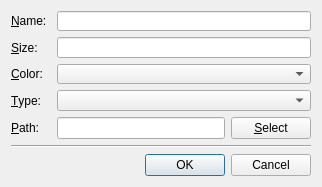
<?xml version="1.0" encoding="UTF-8"?>
<ui version="4.0">
 <class>EditBaitDialog</class>
 <widget class="QDialog" name="EditBaitDialog">
  <property name="geometry">
   <rect>
    <x>0</x>
    <y>0</y>
    <width>322</width>
    <height>187</height>
   </rect>
  </property>
  <property name="minimumSize">
   <size>
    <width>0</width>
    <height>0</height>
   </size>
  </property>
  <property name="windowTitle">
   <string>Edit Bait</string>
  </property>
  <layout class="QVBoxLayout" name="verticalLayout">
   <item>
    <layout class="QGridLayout" name="gridLayout">
     <item row="3" column="0">
      <widget class="QLabel" name="labelType">
       <property name="sizePolicy">
        <sizepolicy hsizetype="Minimum" vsizetype="Preferred">
         <horstretch>0</horstretch>
         <verstretch>0</verstretch>
        </sizepolicy>
       </property>
       <property name="minimumSize">
        <size>
         <width>40</width>
         <height>10</height>
        </size>
       </property>
       <property name="text">
        <string>&amp;Type:</string>
       </property>
       <property name="buddy">
        <cstring>comboType</cstring>
       </property>
      </widget>
     </item>
     <item row="4" column="2">
      <widget class="QLineEdit" name="editPath"/>
     </item>
     <item row="4" column="0">
      <widget class="QLabel" name="labelPath">
       <property name="sizePolicy">
        <sizepolicy hsizetype="Minimum" vsizetype="Preferred">
         <horstretch>0</horstretch>
         <verstretch>0</verstretch>
        </sizepolicy>
       </property>
       <property name="minimumSize">
        <size>
         <width>40</width>
         <height>10</height>
        </size>
       </property>
       <property name="text">
        <string>&amp;Path:</string>
       </property>
       <property name="buddy">
        <cstring>editPath</cstring>
       </property>
      </widget>
     </item>
     <item row="0" column="0">
      <widget class="QLabel" name="labelName">
       <property name="sizePolicy">
        <sizepolicy hsizetype="Minimum" vsizetype="Preferred">
         <horstretch>0</horstretch>
         <verstretch>0</verstretch>
        </sizepolicy>
       </property>
       <property name="minimumSize">
        <size>
         <width>40</width>
         <height>10</height>
        </size>
       </property>
       <property name="text">
        <string>&amp;Name:</string>
       </property>
       <property name="buddy">
        <cstring>editName</cstring>
       </property>
      </widget>
     </item>
     <item row="1" column="0">
      <widget class="QLabel" name="labelSize">
       <property name="sizePolicy">
        <sizepolicy hsizetype="Minimum" vsizetype="Preferred">
         <horstretch>0</horstretch>
         <verstretch>0</verstretch>
        </sizepolicy>
       </property>
       <property name="minimumSize">
        <size>
         <width>40</width>
         <height>10</height>
        </size>
       </property>
       <property name="text">
        <string>&amp;Size:</string>
       </property>
       <property name="buddy">
        <cstring>editSize</cstring>
       </property>
      </widget>
     </item>
     <item row="2" column="0">
      <widget class="QLabel" name="labelColor">
       <property name="sizePolicy">
        <sizepolicy hsizetype="Minimum" vsizetype="Preferred">
         <horstretch>0</horstretch>
         <verstretch>0</verstretch>
        </sizepolicy>
       </property>
       <property name="minimumSize">
        <size>
         <width>40</width>
         <height>10</height>
        </size>
       </property>
       <property name="text">
        <string>&amp;Color:</string>
       </property>
       <property name="buddy">
        <cstring>comboColor</cstring>
       </property>
      </widget>
     </item>
     <item row="4" column="3">
      <widget class="QPushButton" name="selectButton">
       <property name="text">
        <string>&amp;Select</string>
       </property>
      </widget>
     </item>
     <item row="0" column="2" colspan="2">
      <widget class="QLineEdit" name="editName">
       <property name="minimumSize">
        <size>
         <width>100</width>
         <height>20</height>
        </size>
       </property>
       <property name="toolTip">
        <string comment="Name of bait"/>
       </property>
      </widget>
     </item>
     <item row="1" column="2" colspan="2">
      <widget class="QLineEdit" name="editSize">
       <property name="minimumSize">
        <size>
         <width>100</width>
         <height>20</height>
        </size>
       </property>
       <property name="toolTip">
        <string comment="Size of bait in inch"/>
       </property>
      </widget>
     </item>
     <item row="2" column="2" colspan="2">
      <widget class="QComboBox" name="comboColor">
       <property name="sizePolicy">
        <sizepolicy hsizetype="Minimum" vsizetype="Fixed">
         <horstretch>0</horstretch>
         <verstretch>0</verstretch>
        </sizepolicy>
       </property>
       <property name="minimumSize">
        <size>
         <width>100</width>
         <height>20</height>
        </size>
       </property>
       <property name="editable">
        <bool>false</bool>
       </property>
      </widget>
     </item>
     <item row="3" column="2" colspan="2">
      <widget class="QComboBox" name="comboType">
       <property name="sizePolicy">
        <sizepolicy hsizetype="Minimum" vsizetype="Fixed">
         <horstretch>0</horstretch>
         <verstretch>0</verstretch>
        </sizepolicy>
       </property>
       <property name="minimumSize">
        <size>
         <width>100</width>
         <height>20</height>
        </size>
       </property>
       <property name="editable">
        <bool>false</bool>
       </property>
      </widget>
     </item>
    </layout>
   </item>
   <item>
    <widget class="Line" name="line">
     <property name="orientation">
      <enum>Qt::Horizontal</enum>
     </property>
    </widget>
   </item>
   <item>
    <layout class="QHBoxLayout" name="horizontalLayout">
     <item>
      <spacer name="horizontalSpacer">
       <property name="orientation">
        <enum>Qt::Horizontal</enum>
       </property>
       <property name="sizeHint" stdset="0">
        <size>
         <width>40</width>
         <height>20</height>
        </size>
       </property>
      </spacer>
     </item>
     <item>
      <widget class="QDialogButtonBox" name="dialogButtonBox">
       <property name="orientation">
        <enum>Qt::Horizontal</enum>
       </property>
       <property name="standardButtons">
        <set>QDialogButtonBox::Cancel|QDialogButtonBox::Ok</set>
       </property>
      </widget>
     </item>
    </layout>
   </item>
  </layout>
 </widget>
 <tabstops>
  <tabstop>editName</tabstop>
  <tabstop>editSize</tabstop>
  <tabstop>comboColor</tabstop>
  <tabstop>comboType</tabstop>
  <tabstop>editPath</tabstop>
  <tabstop>selectButton</tabstop>
 </tabstops>
 <resources/>
 <connections>
  <connection>
   <sender>dialogButtonBox</sender>
   <signal>rejected()</signal>
   <receiver>EditBaitDialog</receiver>
   <slot>reject()</slot>
   <hints>
    <hint type="sourcelabel">
     <x>316</x>
     <y>260</y>
    </hint>
    <hint type="destinationlabel">
     <x>286</x>
     <y>274</y>
    </hint>
   </hints>
  </connection>
 </connections>
</ui>
